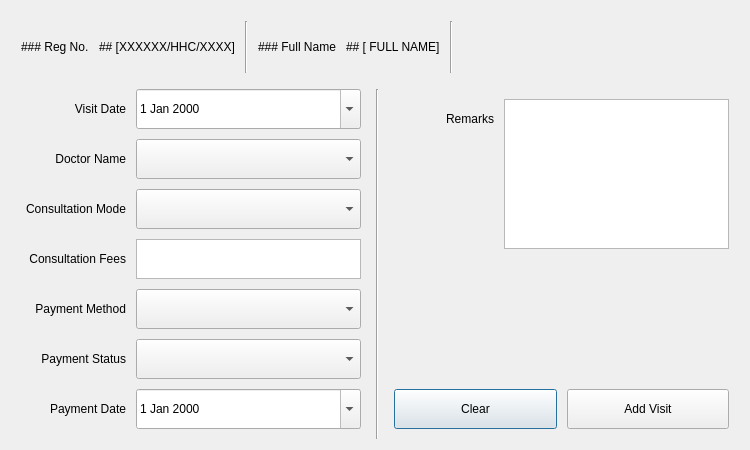
<?xml version="1.0" encoding="UTF-8"?>
<ui version="4.0">
 <class>DialogAddVisit</class>
 <widget class="QDialog" name="DialogAddVisit">
  <property name="geometry">
   <rect>
    <x>0</x>
    <y>0</y>
    <width>750</width>
    <height>450</height>
   </rect>
  </property>
  <property name="windowTitle">
   <string>Dialog</string>
  </property>
  <layout class="QGridLayout" name="gridLayout">
   <item row="0" column="0">
    <layout class="QVBoxLayout" name="verticalLayout">
     <item>
      <layout class="QHBoxLayout" name="info_layout">
       <property name="spacing">
        <number>10</number>
       </property>
       <property name="leftMargin">
        <number>10</number>
       </property>
       <property name="topMargin">
        <number>10</number>
       </property>
       <property name="rightMargin">
        <number>10</number>
       </property>
       <property name="bottomMargin">
        <number>10</number>
       </property>
       <item>
        <widget class="QLabel" name="lbl_reg_no">
         <property name="minimumSize">
          <size>
           <width>0</width>
           <height>30</height>
          </size>
         </property>
         <property name="maximumSize">
          <size>
           <width>16777215</width>
           <height>30</height>
          </size>
         </property>
         <property name="text">
          <string>### Reg No.</string>
         </property>
         <property name="textFormat">
          <enum>Qt::MarkdownText</enum>
         </property>
        </widget>
       </item>
       <item>
        <widget class="QLabel" name="lbl_txt_reg_no">
         <property name="minimumSize">
          <size>
           <width>0</width>
           <height>30</height>
          </size>
         </property>
         <property name="maximumSize">
          <size>
           <width>16777215</width>
           <height>30</height>
          </size>
         </property>
         <property name="text">
          <string>## [XXXXXX/HHC/XXXX]</string>
         </property>
         <property name="textFormat">
          <enum>Qt::MarkdownText</enum>
         </property>
        </widget>
       </item>
       <item>
        <widget class="Line" name="line">
         <property name="orientation">
          <enum>Qt::Vertical</enum>
         </property>
        </widget>
       </item>
       <item>
        <widget class="QLabel" name="lbl_name">
         <property name="minimumSize">
          <size>
           <width>0</width>
           <height>30</height>
          </size>
         </property>
         <property name="maximumSize">
          <size>
           <width>16777215</width>
           <height>30</height>
          </size>
         </property>
         <property name="text">
          <string>### Full Name</string>
         </property>
         <property name="textFormat">
          <enum>Qt::MarkdownText</enum>
         </property>
        </widget>
       </item>
       <item>
        <widget class="QLabel" name="lbl_txt_name">
         <property name="minimumSize">
          <size>
           <width>0</width>
           <height>30</height>
          </size>
         </property>
         <property name="maximumSize">
          <size>
           <width>16777215</width>
           <height>30</height>
          </size>
         </property>
         <property name="text">
          <string>## [ FULL NAME]</string>
         </property>
         <property name="textFormat">
          <enum>Qt::MarkdownText</enum>
         </property>
        </widget>
       </item>
       <item>
        <widget class="Line" name="line_2">
         <property name="orientation">
          <enum>Qt::Vertical</enum>
         </property>
        </widget>
       </item>
       <item>
        <spacer name="horizontalSpacer">
         <property name="orientation">
          <enum>Qt::Horizontal</enum>
         </property>
         <property name="sizeHint" stdset="0">
          <size>
           <width>40</width>
           <height>20</height>
          </size>
         </property>
        </spacer>
       </item>
      </layout>
     </item>
     <item>
      <layout class="QHBoxLayout" name="horizontalLayout_4">
       <property name="spacing">
        <number>5</number>
       </property>
       <item>
        <layout class="QVBoxLayout" name="verticalLayout_3">
         <property name="spacing">
          <number>10</number>
         </property>
         <item>
          <layout class="QFormLayout" name="form_left">
           <property name="leftMargin">
            <number>5</number>
           </property>
           <property name="rightMargin">
            <number>10</number>
           </property>
           <property name="bottomMargin">
            <number>10</number>
           </property>
           <item row="0" column="0">
            <widget class="QLabel" name="lbl_visit_date">
             <property name="sizePolicy">
              <sizepolicy hsizetype="Maximum" vsizetype="Maximum">
               <horstretch>0</horstretch>
               <verstretch>0</verstretch>
              </sizepolicy>
             </property>
             <property name="minimumSize">
              <size>
               <width>110</width>
               <height>40</height>
              </size>
             </property>
             <property name="maximumSize">
              <size>
               <width>110</width>
               <height>40</height>
              </size>
             </property>
             <property name="text">
              <string>Visit Date</string>
             </property>
             <property name="alignment">
              <set>Qt::AlignRight|Qt::AlignTrailing|Qt::AlignVCenter</set>
             </property>
            </widget>
           </item>
           <item row="0" column="1">
            <widget class="QDateEdit" name="date_visit_date">
             <property name="sizePolicy">
              <sizepolicy hsizetype="Minimum" vsizetype="Maximum">
               <horstretch>0</horstretch>
               <verstretch>0</verstretch>
              </sizepolicy>
             </property>
             <property name="minimumSize">
              <size>
               <width>0</width>
               <height>40</height>
              </size>
             </property>
             <property name="maximumSize">
              <size>
               <width>16777215</width>
               <height>40</height>
              </size>
             </property>
             <property name="calendarPopup">
              <bool>true</bool>
             </property>
            </widget>
           </item>
           <item row="1" column="0">
            <widget class="QLabel" name="lbl_doctor_name">
             <property name="sizePolicy">
              <sizepolicy hsizetype="Maximum" vsizetype="Maximum">
               <horstretch>0</horstretch>
               <verstretch>0</verstretch>
              </sizepolicy>
             </property>
             <property name="minimumSize">
              <size>
               <width>110</width>
               <height>40</height>
              </size>
             </property>
             <property name="maximumSize">
              <size>
               <width>110</width>
               <height>40</height>
              </size>
             </property>
             <property name="text">
              <string>Doctor Name</string>
             </property>
             <property name="alignment">
              <set>Qt::AlignRight|Qt::AlignTrailing|Qt::AlignVCenter</set>
             </property>
            </widget>
           </item>
           <item row="1" column="1">
            <widget class="QComboBox" name="combo_doctor_name">
             <property name="sizePolicy">
              <sizepolicy hsizetype="Preferred" vsizetype="Maximum">
               <horstretch>0</horstretch>
               <verstretch>0</verstretch>
              </sizepolicy>
             </property>
             <property name="minimumSize">
              <size>
               <width>0</width>
               <height>40</height>
              </size>
             </property>
             <property name="maximumSize">
              <size>
               <width>16777215</width>
               <height>40</height>
              </size>
             </property>
            </widget>
           </item>
           <item row="2" column="0">
            <widget class="QLabel" name="lbl_consultation_mode">
             <property name="sizePolicy">
              <sizepolicy hsizetype="Maximum" vsizetype="Maximum">
               <horstretch>0</horstretch>
               <verstretch>0</verstretch>
              </sizepolicy>
             </property>
             <property name="minimumSize">
              <size>
               <width>110</width>
               <height>40</height>
              </size>
             </property>
             <property name="maximumSize">
              <size>
               <width>110</width>
               <height>40</height>
              </size>
             </property>
             <property name="text">
              <string>Consultation Mode</string>
             </property>
             <property name="alignment">
              <set>Qt::AlignRight|Qt::AlignTrailing|Qt::AlignVCenter</set>
             </property>
            </widget>
           </item>
           <item row="2" column="1">
            <widget class="QComboBox" name="combo_consultation_mode">
             <property name="sizePolicy">
              <sizepolicy hsizetype="Preferred" vsizetype="Maximum">
               <horstretch>0</horstretch>
               <verstretch>0</verstretch>
              </sizepolicy>
             </property>
             <property name="minimumSize">
              <size>
               <width>0</width>
               <height>40</height>
              </size>
             </property>
             <property name="maximumSize">
              <size>
               <width>16777215</width>
               <height>40</height>
              </size>
             </property>
            </widget>
           </item>
           <item row="3" column="0">
            <widget class="QLabel" name="lbl_consultation_fees">
             <property name="sizePolicy">
              <sizepolicy hsizetype="Maximum" vsizetype="Maximum">
               <horstretch>0</horstretch>
               <verstretch>0</verstretch>
              </sizepolicy>
             </property>
             <property name="minimumSize">
              <size>
               <width>110</width>
               <height>40</height>
              </size>
             </property>
             <property name="maximumSize">
              <size>
               <width>110</width>
               <height>40</height>
              </size>
             </property>
             <property name="text">
              <string>Consultation Fees</string>
             </property>
             <property name="alignment">
              <set>Qt::AlignRight|Qt::AlignTrailing|Qt::AlignVCenter</set>
             </property>
            </widget>
           </item>
           <item row="3" column="1">
            <widget class="QTextEdit" name="txt_con_fees">
             <property name="sizePolicy">
              <sizepolicy hsizetype="Expanding" vsizetype="Maximum">
               <horstretch>0</horstretch>
               <verstretch>0</verstretch>
              </sizepolicy>
             </property>
             <property name="minimumSize">
              <size>
               <width>0</width>
               <height>40</height>
              </size>
             </property>
             <property name="maximumSize">
              <size>
               <width>16777215</width>
               <height>40</height>
              </size>
             </property>
             <property name="tabChangesFocus">
              <bool>true</bool>
             </property>
            </widget>
           </item>
           <item row="4" column="0">
            <widget class="QLabel" name="lbl_oayment_method">
             <property name="sizePolicy">
              <sizepolicy hsizetype="Maximum" vsizetype="Maximum">
               <horstretch>0</horstretch>
               <verstretch>0</verstretch>
              </sizepolicy>
             </property>
             <property name="minimumSize">
              <size>
               <width>110</width>
               <height>40</height>
              </size>
             </property>
             <property name="maximumSize">
              <size>
               <width>110</width>
               <height>40</height>
              </size>
             </property>
             <property name="text">
              <string>Payment Method</string>
             </property>
             <property name="alignment">
              <set>Qt::AlignRight|Qt::AlignTrailing|Qt::AlignVCenter</set>
             </property>
            </widget>
           </item>
           <item row="4" column="1">
            <widget class="QComboBox" name="combo_payment_method">
             <property name="sizePolicy">
              <sizepolicy hsizetype="Preferred" vsizetype="Maximum">
               <horstretch>0</horstretch>
               <verstretch>0</verstretch>
              </sizepolicy>
             </property>
             <property name="minimumSize">
              <size>
               <width>0</width>
               <height>40</height>
              </size>
             </property>
             <property name="maximumSize">
              <size>
               <width>16777215</width>
               <height>40</height>
              </size>
             </property>
            </widget>
           </item>
           <item row="5" column="0">
            <widget class="QLabel" name="lbl_payment_status">
             <property name="sizePolicy">
              <sizepolicy hsizetype="Maximum" vsizetype="Maximum">
               <horstretch>0</horstretch>
               <verstretch>0</verstretch>
              </sizepolicy>
             </property>
             <property name="minimumSize">
              <size>
               <width>110</width>
               <height>40</height>
              </size>
             </property>
             <property name="maximumSize">
              <size>
               <width>110</width>
               <height>40</height>
              </size>
             </property>
             <property name="text">
              <string>Payment Status</string>
             </property>
             <property name="alignment">
              <set>Qt::AlignRight|Qt::AlignTrailing|Qt::AlignVCenter</set>
             </property>
            </widget>
           </item>
           <item row="5" column="1">
            <widget class="QComboBox" name="combo_payment_status">
             <property name="sizePolicy">
              <sizepolicy hsizetype="Preferred" vsizetype="Maximum">
               <horstretch>0</horstretch>
               <verstretch>0</verstretch>
              </sizepolicy>
             </property>
             <property name="minimumSize">
              <size>
               <width>0</width>
               <height>40</height>
              </size>
             </property>
             <property name="maximumSize">
              <size>
               <width>16777215</width>
               <height>40</height>
              </size>
             </property>
            </widget>
           </item>
           <item row="6" column="0">
            <widget class="QLabel" name="lbl_payment_date">
             <property name="sizePolicy">
              <sizepolicy hsizetype="Maximum" vsizetype="Maximum">
               <horstretch>0</horstretch>
               <verstretch>0</verstretch>
              </sizepolicy>
             </property>
             <property name="minimumSize">
              <size>
               <width>110</width>
               <height>40</height>
              </size>
             </property>
             <property name="maximumSize">
              <size>
               <width>110</width>
               <height>40</height>
              </size>
             </property>
             <property name="text">
              <string>Payment Date</string>
             </property>
             <property name="alignment">
              <set>Qt::AlignRight|Qt::AlignTrailing|Qt::AlignVCenter</set>
             </property>
            </widget>
           </item>
           <item row="6" column="1">
            <widget class="QDateEdit" name="date_payment_date">
             <property name="sizePolicy">
              <sizepolicy hsizetype="Minimum" vsizetype="Maximum">
               <horstretch>0</horstretch>
               <verstretch>0</verstretch>
              </sizepolicy>
             </property>
             <property name="minimumSize">
              <size>
               <width>0</width>
               <height>40</height>
              </size>
             </property>
             <property name="maximumSize">
              <size>
               <width>16777215</width>
               <height>40</height>
              </size>
             </property>
             <property name="calendarPopup">
              <bool>true</bool>
             </property>
            </widget>
           </item>
          </layout>
         </item>
        </layout>
       </item>
       <item>
        <widget class="Line" name="line_3">
         <property name="orientation">
          <enum>Qt::Vertical</enum>
         </property>
        </widget>
       </item>
       <item>
        <layout class="QVBoxLayout" name="verticalLayout_2">
         <property name="spacing">
          <number>10</number>
         </property>
         <item>
          <layout class="QFormLayout" name="form_right">
           <property name="horizontalSpacing">
            <number>10</number>
           </property>
           <property name="verticalSpacing">
            <number>10</number>
           </property>
           <property name="leftMargin">
            <number>10</number>
           </property>
           <property name="topMargin">
            <number>10</number>
           </property>
           <property name="rightMargin">
            <number>10</number>
           </property>
           <property name="bottomMargin">
            <number>10</number>
           </property>
           <item row="0" column="0">
            <widget class="QLabel" name="lbl_remarks">
             <property name="sizePolicy">
              <sizepolicy hsizetype="Maximum" vsizetype="Maximum">
               <horstretch>0</horstretch>
               <verstretch>0</verstretch>
              </sizepolicy>
             </property>
             <property name="minimumSize">
              <size>
               <width>100</width>
               <height>40</height>
              </size>
             </property>
             <property name="maximumSize">
              <size>
               <width>100</width>
               <height>40</height>
              </size>
             </property>
             <property name="text">
              <string>Remarks</string>
             </property>
             <property name="alignment">
              <set>Qt::AlignRight|Qt::AlignTrailing|Qt::AlignVCenter</set>
             </property>
            </widget>
           </item>
           <item row="0" column="1">
            <widget class="QTextEdit" name="txt_remarks">
             <property name="sizePolicy">
              <sizepolicy hsizetype="Expanding" vsizetype="Maximum">
               <horstretch>0</horstretch>
               <verstretch>0</verstretch>
              </sizepolicy>
             </property>
             <property name="minimumSize">
              <size>
               <width>0</width>
               <height>70</height>
              </size>
             </property>
             <property name="maximumSize">
              <size>
               <width>16777215</width>
               <height>150</height>
              </size>
             </property>
            </widget>
           </item>
          </layout>
         </item>
         <item>
          <layout class="QHBoxLayout" name="layout_btn_grop">
           <property name="spacing">
            <number>10</number>
           </property>
           <property name="leftMargin">
            <number>10</number>
           </property>
           <property name="topMargin">
            <number>10</number>
           </property>
           <property name="rightMargin">
            <number>10</number>
           </property>
           <property name="bottomMargin">
            <number>10</number>
           </property>
           <item>
            <widget class="QPushButton" name="btn_clear">
             <property name="minimumSize">
              <size>
               <width>0</width>
               <height>40</height>
              </size>
             </property>
             <property name="text">
              <string>Clear</string>
             </property>
            </widget>
           </item>
           <item>
            <widget class="QPushButton" name="btn_add_visit">
             <property name="minimumSize">
              <size>
               <width>0</width>
               <height>40</height>
              </size>
             </property>
             <property name="text">
              <string>Add Visit</string>
             </property>
            </widget>
           </item>
          </layout>
         </item>
        </layout>
       </item>
      </layout>
     </item>
    </layout>
   </item>
  </layout>
 </widget>
 <resources/>
 <connections/>
</ui>
